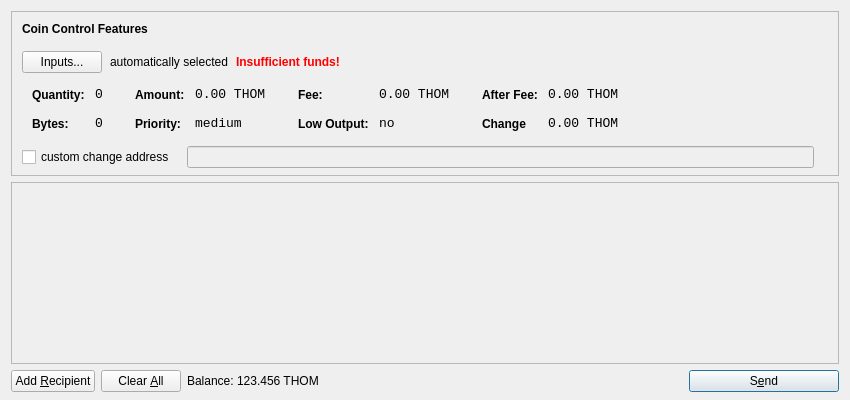
<?xml version="1.0" encoding="UTF-8"?>
<ui version="4.0">
 <class>SendCoinsDialog</class>
 <widget class="QDialog" name="SendCoinsDialog">
  <property name="geometry">
   <rect>
    <x>0</x>
    <y>0</y>
    <width>850</width>
    <height>400</height>
   </rect>
  </property>
  <property name="windowTitle">
   <string>Send Coins</string>
  </property>
  <layout class="QVBoxLayout" name="verticalLayout" stretch="0,1,0">
   <property name="bottomMargin">
    <number>8</number>
   </property>
   <item>
    <widget class="QFrame" name="frameCoinControl">
     <property name="sizePolicy">
      <sizepolicy hsizetype="Expanding" vsizetype="Expanding">
       <horstretch>0</horstretch>
       <verstretch>0</verstretch>
      </sizepolicy>
     </property>
     <property name="maximumSize">
      <size>
       <width>16777215</width>
       <height>16777215</height>
      </size>
     </property>
     <property name="frameShape">
      <enum>QFrame::StyledPanel</enum>
     </property>
     <property name="frameShadow">
      <enum>QFrame::Sunken</enum>
     </property>
     <layout class="QVBoxLayout" name="verticalLayoutCoinControl2">
      <property name="spacing">
       <number>-1</number>
      </property>
      <property name="leftMargin">
       <number>0</number>
      </property>
      <property name="topMargin">
       <number>0</number>
      </property>
      <property name="rightMargin">
       <number>0</number>
      </property>
      <property name="bottomMargin">
       <number>6</number>
      </property>
      <item>
       <layout class="QVBoxLayout" name="verticalLayoutCoinControl" stretch="0,0,0,0,1">
        <property name="spacing">
         <number>0</number>
        </property>
        <property name="leftMargin">
         <number>10</number>
        </property>
        <property name="topMargin">
         <number>10</number>
        </property>
        <item>
         <layout class="QHBoxLayout" name="horizontalLayoutCoinControl1">
          <property name="bottomMargin">
           <number>15</number>
          </property>
          <item>
           <widget class="QLabel" name="labelCoinControlFeatures">
            <property name="sizePolicy">
             <sizepolicy hsizetype="Preferred" vsizetype="Maximum">
              <horstretch>0</horstretch>
              <verstretch>0</verstretch>
             </sizepolicy>
            </property>
            <property name="font">
             <font>
              <weight>75</weight>
              <bold>true</bold>
             </font>
            </property>
            <property name="styleSheet">
             <string notr="true">font-weight:bold;</string>
            </property>
            <property name="text">
             <string>Coin Control Features</string>
            </property>
           </widget>
          </item>
         </layout>
        </item>
        <item>
         <layout class="QHBoxLayout" name="horizontalLayoutCoinControl2" stretch="0,0,0,0">
          <property name="spacing">
           <number>8</number>
          </property>
          <property name="bottomMargin">
           <number>10</number>
          </property>
          <item>
           <widget class="QPushButton" name="pushButtonCoinControl">
            <property name="styleSheet">
             <string notr="true"/>
            </property>
            <property name="text">
             <string>Inputs...</string>
            </property>
           </widget>
          </item>
          <item>
           <widget class="QLabel" name="labelCoinControlAutomaticallySelected">
            <property name="text">
             <string>automatically selected</string>
            </property>
            <property name="margin">
             <number>5</number>
            </property>
           </widget>
          </item>
          <item>
           <widget class="QLabel" name="labelCoinControlInsuffFunds">
            <property name="font">
             <font>
              <weight>75</weight>
              <bold>true</bold>
             </font>
            </property>
            <property name="styleSheet">
             <string notr="true">color:red;font-weight:bold;</string>
            </property>
            <property name="text">
             <string>Insufficient funds!</string>
            </property>
            <property name="margin">
             <number>5</number>
            </property>
           </widget>
          </item>
          <item>
           <spacer name="horizontalSpacerCoinControl">
            <property name="orientation">
             <enum>Qt::Horizontal</enum>
            </property>
            <property name="sizeHint" stdset="0">
             <size>
              <width>40</width>
              <height>1</height>
             </size>
            </property>
           </spacer>
          </item>
         </layout>
        </item>
        <item>
         <widget class="QWidget" name="widgetCoinControl" native="true">
          <property name="sizePolicy">
           <sizepolicy hsizetype="Preferred" vsizetype="Preferred">
            <horstretch>0</horstretch>
            <verstretch>0</verstretch>
           </sizepolicy>
          </property>
          <property name="minimumSize">
           <size>
            <width>0</width>
            <height>0</height>
           </size>
          </property>
          <property name="styleSheet">
           <string notr="true"/>
          </property>
          <layout class="QHBoxLayout" name="horizontalLayoutCoinControl5">
           <property name="margin">
            <number>0</number>
           </property>
           <item>
            <layout class="QHBoxLayout" name="horizontalLayoutCoinControl3" stretch="0,0,0,1">
             <property name="spacing">
              <number>20</number>
             </property>
             <property name="topMargin">
              <number>0</number>
             </property>
             <property name="bottomMargin">
              <number>10</number>
             </property>
             <item>
              <layout class="QFormLayout" name="formLayoutCoinControl1">
               <property name="horizontalSpacing">
                <number>10</number>
               </property>
               <property name="verticalSpacing">
                <number>14</number>
               </property>
               <property name="leftMargin">
                <number>10</number>
               </property>
               <property name="topMargin">
                <number>4</number>
               </property>
               <property name="rightMargin">
                <number>6</number>
               </property>
               <item row="0" column="0">
                <widget class="QLabel" name="labelCoinControlQuantityText">
                 <property name="styleSheet">
                  <string notr="true">font-weight:bold;</string>
                 </property>
                 <property name="text">
                  <string>Quantity:</string>
                 </property>
                 <property name="margin">
                  <number>0</number>
                 </property>
                </widget>
               </item>
               <item row="0" column="1">
                <widget class="QLabel" name="labelCoinControlQuantity">
                 <property name="font">
                  <font>
                   <family>Monospace</family>
                   <pointsize>10</pointsize>
                  </font>
                 </property>
                 <property name="cursor">
                  <cursorShape>IBeamCursor</cursorShape>
                 </property>
                 <property name="contextMenuPolicy">
                  <enum>Qt::ActionsContextMenu</enum>
                 </property>
                 <property name="text">
                  <string>0</string>
                 </property>
                 <property name="margin">
                  <number>0</number>
                 </property>
                 <property name="textInteractionFlags">
                  <set>Qt::LinksAccessibleByMouse|Qt::TextSelectableByKeyboard|Qt::TextSelectableByMouse</set>
                 </property>
                </widget>
               </item>
               <item row="1" column="0">
                <widget class="QLabel" name="labelCoinControlBytesText">
                 <property name="styleSheet">
                  <string notr="true">font-weight:bold;</string>
                 </property>
                 <property name="text">
                  <string>Bytes:</string>
                 </property>
                </widget>
               </item>
               <item row="1" column="1">
                <widget class="QLabel" name="labelCoinControlBytes">
                 <property name="font">
                  <font>
                   <family>Monospace</family>
                   <pointsize>10</pointsize>
                  </font>
                 </property>
                 <property name="cursor">
                  <cursorShape>IBeamCursor</cursorShape>
                 </property>
                 <property name="contextMenuPolicy">
                  <enum>Qt::ActionsContextMenu</enum>
                 </property>
                 <property name="text">
                  <string>0</string>
                 </property>
                 <property name="textInteractionFlags">
                  <set>Qt::LinksAccessibleByMouse|Qt::TextSelectableByKeyboard|Qt::TextSelectableByMouse</set>
                 </property>
                </widget>
               </item>
              </layout>
             </item>
             <item>
              <layout class="QFormLayout" name="formLayoutCoinControl2">
               <property name="horizontalSpacing">
                <number>10</number>
               </property>
               <property name="verticalSpacing">
                <number>14</number>
               </property>
               <property name="leftMargin">
                <number>6</number>
               </property>
               <property name="topMargin">
                <number>4</number>
               </property>
               <property name="rightMargin">
                <number>6</number>
               </property>
               <item row="0" column="0">
                <widget class="QLabel" name="labelCoinControlAmountText">
                 <property name="styleSheet">
                  <string notr="true">font-weight:bold;</string>
                 </property>
                 <property name="text">
                  <string>Amount:</string>
                 </property>
                 <property name="margin">
                  <number>0</number>
                 </property>
                </widget>
               </item>
               <item row="0" column="1">
                <widget class="QLabel" name="labelCoinControlAmount">
                 <property name="font">
                  <font>
                   <family>Monospace</family>
                   <pointsize>10</pointsize>
                  </font>
                 </property>
                 <property name="cursor">
                  <cursorShape>IBeamCursor</cursorShape>
                 </property>
                 <property name="contextMenuPolicy">
                  <enum>Qt::ActionsContextMenu</enum>
                 </property>
                 <property name="text">
                  <string>0.00 THOM</string>
                 </property>
                 <property name="textInteractionFlags">
                  <set>Qt::LinksAccessibleByMouse|Qt::TextSelectableByKeyboard|Qt::TextSelectableByMouse</set>
                 </property>
                </widget>
               </item>
               <item row="1" column="0">
                <widget class="QLabel" name="labelCoinControlPriorityText">
                 <property name="styleSheet">
                  <string notr="true">font-weight:bold;</string>
                 </property>
                 <property name="text">
                  <string>Priority:</string>
                 </property>
                </widget>
               </item>
               <item row="1" column="1">
                <widget class="QLabel" name="labelCoinControlPriority">
                 <property name="font">
                  <font>
                   <family>Monospace</family>
                   <pointsize>10</pointsize>
                  </font>
                 </property>
                 <property name="cursor">
                  <cursorShape>IBeamCursor</cursorShape>
                 </property>
                 <property name="contextMenuPolicy">
                  <enum>Qt::ActionsContextMenu</enum>
                 </property>
                 <property name="text">
                  <string>medium</string>
                 </property>
                 <property name="textInteractionFlags">
                  <set>Qt::LinksAccessibleByMouse|Qt::TextSelectableByKeyboard|Qt::TextSelectableByMouse</set>
                 </property>
                </widget>
               </item>
              </layout>
             </item>
             <item>
              <layout class="QFormLayout" name="formLayoutCoinControl3">
               <property name="horizontalSpacing">
                <number>10</number>
               </property>
               <property name="verticalSpacing">
                <number>14</number>
               </property>
               <property name="leftMargin">
                <number>6</number>
               </property>
               <property name="topMargin">
                <number>4</number>
               </property>
               <property name="rightMargin">
                <number>6</number>
               </property>
               <item row="0" column="0">
                <widget class="QLabel" name="labelCoinControlFeeText">
                 <property name="styleSheet">
                  <string notr="true">font-weight:bold;</string>
                 </property>
                 <property name="text">
                  <string>Fee:</string>
                 </property>
                 <property name="margin">
                  <number>0</number>
                 </property>
                </widget>
               </item>
               <item row="0" column="1">
                <widget class="QLabel" name="labelCoinControlFee">
                 <property name="font">
                  <font>
                   <family>Monospace</family>
                   <pointsize>10</pointsize>
                  </font>
                 </property>
                 <property name="cursor">
                  <cursorShape>IBeamCursor</cursorShape>
                 </property>
                 <property name="contextMenuPolicy">
                  <enum>Qt::ActionsContextMenu</enum>
                 </property>
                 <property name="text">
                  <string>0.00 THOM</string>
                 </property>
                 <property name="textInteractionFlags">
                  <set>Qt::LinksAccessibleByMouse|Qt::TextSelectableByKeyboard|Qt::TextSelectableByMouse</set>
                 </property>
                </widget>
               </item>
               <item row="1" column="0">
                <widget class="QLabel" name="labelCoinControlLowOutputText">
                 <property name="styleSheet">
                  <string notr="true">font-weight:bold;</string>
                 </property>
                 <property name="text">
                  <string>Low Output:</string>
                 </property>
                </widget>
               </item>
               <item row="1" column="1">
                <widget class="QLabel" name="labelCoinControlLowOutput">
                 <property name="font">
                  <font>
                   <family>Monospace</family>
                   <pointsize>10</pointsize>
                  </font>
                 </property>
                 <property name="cursor">
                  <cursorShape>IBeamCursor</cursorShape>
                 </property>
                 <property name="contextMenuPolicy">
                  <enum>Qt::ActionsContextMenu</enum>
                 </property>
                 <property name="text">
                  <string>no</string>
                 </property>
                 <property name="textInteractionFlags">
                  <set>Qt::LinksAccessibleByMouse|Qt::TextSelectableByKeyboard|Qt::TextSelectableByMouse</set>
                 </property>
                </widget>
               </item>
              </layout>
             </item>
             <item>
              <layout class="QFormLayout" name="formLayoutCoinControl4">
               <property name="horizontalSpacing">
                <number>10</number>
               </property>
               <property name="verticalSpacing">
                <number>14</number>
               </property>
               <property name="leftMargin">
                <number>6</number>
               </property>
               <property name="topMargin">
                <number>4</number>
               </property>
               <property name="rightMargin">
                <number>6</number>
               </property>
               <item row="0" column="0">
                <widget class="QLabel" name="labelCoinControlAfterFeeText">
                 <property name="styleSheet">
                  <string notr="true">font-weight:bold;</string>
                 </property>
                 <property name="text">
                  <string>After Fee:</string>
                 </property>
                 <property name="margin">
                  <number>0</number>
                 </property>
                </widget>
               </item>
               <item row="0" column="1">
                <widget class="QLabel" name="labelCoinControlAfterFee">
                 <property name="font">
                  <font>
                   <family>Monospace</family>
                   <pointsize>10</pointsize>
                  </font>
                 </property>
                 <property name="cursor">
                  <cursorShape>IBeamCursor</cursorShape>
                 </property>
                 <property name="contextMenuPolicy">
                  <enum>Qt::ActionsContextMenu</enum>
                 </property>
                 <property name="text">
                  <string>0.00 THOM</string>
                 </property>
                 <property name="textInteractionFlags">
                  <set>Qt::LinksAccessibleByMouse|Qt::TextSelectableByKeyboard|Qt::TextSelectableByMouse</set>
                 </property>
                </widget>
               </item>
               <item row="1" column="0">
                <widget class="QLabel" name="labelCoinControlChangeText">
                 <property name="styleSheet">
                  <string notr="true">font-weight:bold;</string>
                 </property>
                 <property name="text">
                  <string>Change</string>
                 </property>
                </widget>
               </item>
               <item row="1" column="1">
                <widget class="QLabel" name="labelCoinControlChange">
                 <property name="font">
                  <font>
                   <family>Monospace</family>
                   <pointsize>10</pointsize>
                  </font>
                 </property>
                 <property name="cursor">
                  <cursorShape>IBeamCursor</cursorShape>
                 </property>
                 <property name="contextMenuPolicy">
                  <enum>Qt::ActionsContextMenu</enum>
                 </property>
                 <property name="text">
                  <string>0.00 THOM</string>
                 </property>
                 <property name="textInteractionFlags">
                  <set>Qt::LinksAccessibleByMouse|Qt::TextSelectableByKeyboard|Qt::TextSelectableByMouse</set>
                 </property>
                </widget>
               </item>
              </layout>
             </item>
            </layout>
           </item>
          </layout>
         </widget>
        </item>
        <item>
         <layout class="QHBoxLayout" name="horizontalLayoutCoinControl4" stretch="0,0,0">
          <property name="spacing">
           <number>12</number>
          </property>
          <property name="sizeConstraint">
           <enum>QLayout::SetDefaultConstraint</enum>
          </property>
          <property name="topMargin">
           <number>5</number>
          </property>
          <property name="rightMargin">
           <number>5</number>
          </property>
          <item>
           <widget class="QCheckBox" name="checkBoxCoinControlChange">
            <property name="text">
             <string>custom change address</string>
            </property>
           </widget>
          </item>
          <item>
           <widget class="QLineEdit" name="lineEditCoinControlChange">
            <property name="enabled">
             <bool>false</bool>
            </property>
            <property name="sizePolicy">
             <sizepolicy hsizetype="Expanding" vsizetype="Fixed">
              <horstretch>0</horstretch>
              <verstretch>0</verstretch>
             </sizepolicy>
            </property>
           </widget>
          </item>
          <item>
           <widget class="QLabel" name="labelCoinControlChangeLabel">
            <property name="sizePolicy">
             <sizepolicy hsizetype="Preferred" vsizetype="Expanding">
              <horstretch>0</horstretch>
              <verstretch>0</verstretch>
             </sizepolicy>
            </property>
            <property name="minimumSize">
             <size>
              <width>0</width>
              <height>0</height>
             </size>
            </property>
            <property name="text">
             <string/>
            </property>
            <property name="margin">
             <number>3</number>
            </property>
           </widget>
          </item>
         </layout>
        </item>
        <item>
         <spacer name="verticalSpacerCoinControl">
          <property name="orientation">
           <enum>Qt::Vertical</enum>
          </property>
          <property name="sizeHint" stdset="0">
           <size>
            <width>800</width>
            <height>1</height>
           </size>
          </property>
         </spacer>
        </item>
       </layout>
      </item>
     </layout>
    </widget>
   </item>
   <item>
    <widget class="QScrollArea" name="scrollArea">
     <property name="widgetResizable">
      <bool>true</bool>
     </property>
     <widget class="QWidget" name="scrollAreaWidgetContents">
      <property name="geometry">
       <rect>
        <x>0</x>
        <y>0</y>
        <width>830</width>
        <height>165</height>
       </rect>
      </property>
      <layout class="QVBoxLayout" name="verticalLayout_2">
       <property name="margin">
        <number>0</number>
       </property>
       <item>
        <layout class="QVBoxLayout" name="entries">
         <property name="spacing">
          <number>6</number>
         </property>
        </layout>
       </item>
       <item>
        <spacer name="verticalSpacer">
         <property name="orientation">
          <enum>Qt::Vertical</enum>
         </property>
         <property name="sizeHint" stdset="0">
          <size>
           <width>20</width>
           <height>40</height>
          </size>
         </property>
        </spacer>
       </item>
      </layout>
     </widget>
    </widget>
   </item>
   <item>
    <layout class="QHBoxLayout" name="horizontalLayout">
     <item>
      <widget class="QPushButton" name="addButton">
       <property name="toolTip">
        <string>Send to multiple recipients at once</string>
       </property>
       <property name="text">
        <string>Add &amp;Recipient</string>
       </property>
       <property name="icon">
        <iconset resource="../bitcoin.qrc">
         <normaloff>:/icons/add</normaloff>:/icons/add</iconset>
       </property>
       <property name="autoDefault">
        <bool>false</bool>
       </property>
      </widget>
     </item>
     <item>
      <widget class="QPushButton" name="clearButton">
       <property name="sizePolicy">
        <sizepolicy hsizetype="Minimum" vsizetype="Fixed">
         <horstretch>0</horstretch>
         <verstretch>0</verstretch>
        </sizepolicy>
       </property>
       <property name="toolTip">
        <string>Remove all transaction fields</string>
       </property>
       <property name="text">
        <string>Clear &amp;All</string>
       </property>
       <property name="icon">
        <iconset resource="../bitcoin.qrc">
         <normaloff>:/icons/remove</normaloff>:/icons/remove</iconset>
       </property>
       <property name="autoRepeatDelay">
        <number>300</number>
       </property>
       <property name="autoDefault">
        <bool>false</bool>
       </property>
      </widget>
     </item>
     <item>
      <layout class="QHBoxLayout" name="horizontalLayout_2">
       <property name="spacing">
        <number>3</number>
       </property>
       <item>
        <widget class="QLabel" name="label">
         <property name="sizePolicy">
          <sizepolicy hsizetype="Preferred" vsizetype="Fixed">
           <horstretch>0</horstretch>
           <verstretch>0</verstretch>
          </sizepolicy>
         </property>
         <property name="text">
          <string>Balance:</string>
         </property>
        </widget>
       </item>
       <item>
        <widget class="QLabel" name="labelBalance">
         <property name="sizePolicy">
          <sizepolicy hsizetype="Preferred" vsizetype="Fixed">
           <horstretch>0</horstretch>
           <verstretch>0</verstretch>
          </sizepolicy>
         </property>
         <property name="cursor">
          <cursorShape>IBeamCursor</cursorShape>
         </property>
         <property name="text">
          <string>123.456 THOM</string>
         </property>
         <property name="textInteractionFlags">
          <set>Qt::LinksAccessibleByMouse|Qt::TextSelectableByKeyboard|Qt::TextSelectableByMouse</set>
         </property>
        </widget>
       </item>
      </layout>
     </item>
     <item>
      <spacer name="horizontalSpacer">
       <property name="orientation">
        <enum>Qt::Horizontal</enum>
       </property>
       <property name="sizeHint" stdset="0">
        <size>
         <width>40</width>
         <height>20</height>
        </size>
       </property>
      </spacer>
     </item>
     <item>
      <widget class="QPushButton" name="sendButton">
       <property name="minimumSize">
        <size>
         <width>150</width>
         <height>0</height>
        </size>
       </property>
       <property name="toolTip">
        <string>Confirm the send action</string>
       </property>
       <property name="text">
        <string>S&amp;end</string>
       </property>
       <property name="icon">
        <iconset resource="../bitcoin.qrc">
         <normaloff>:/icons/send</normaloff>:/icons/send</iconset>
       </property>
       <property name="default">
        <bool>true</bool>
       </property>
      </widget>
     </item>
    </layout>
   </item>
  </layout>
 </widget>
 <resources>
  <include location="../bitcoin.qrc"/>
 </resources>
 <connections/>
</ui>
